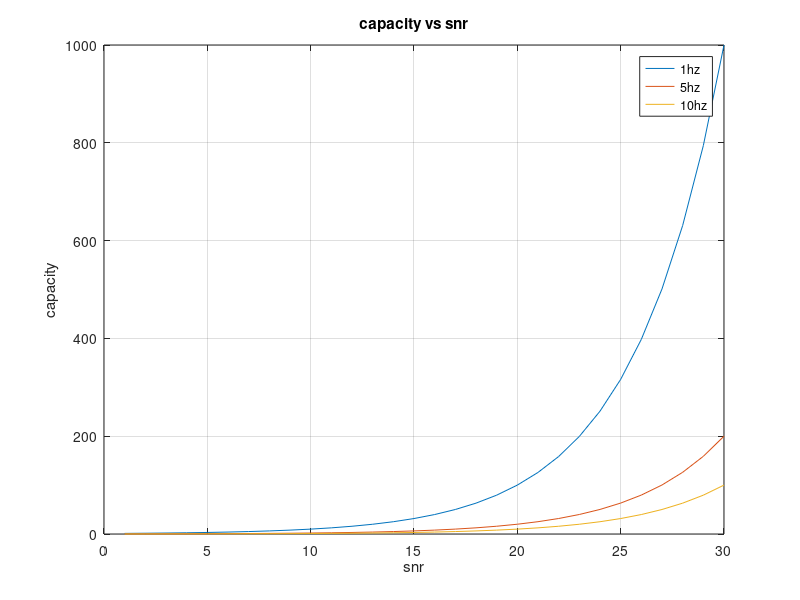

Source code (MATLAB):
clear all
close all
B=[1,5,10];
snr_db=(1:30);
snr_watts = 10.^((1:30)/10);
for i=1:length(B)
    C(i,:)=snr_watts(1:30)/B(i);
end
C_db = 10*log10(C);
plot(snr_db,C(1,:));
hold on
plot(snr_db,C(2,:));
plot(snr_db,C(3,:));
title('capacity vs snr')
grid on
xlabel('snr')
ylabel('capacity')
legend('1hz','5hz','10hz')





    
  